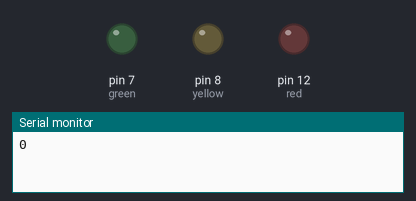
The sketch below on a simulated Arduino Uno, built with avr-gcc and run on an emulated ATmega328P. On the bench: output pins drawn as LEDs (lit = HIGH), the last lines printed to the serial monitor.

Above: at 0.2 s.
At 1.2 s:
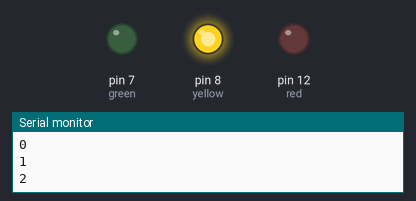
At 1.7 s:
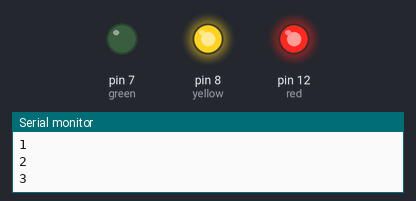
At 2.2 s:
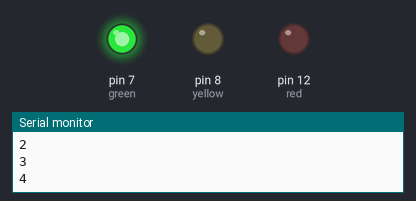
At 3.2 s:
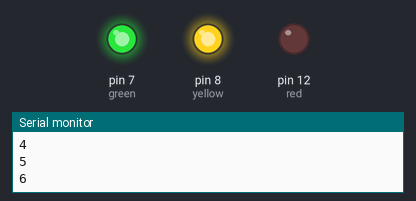
At 4.7 s:
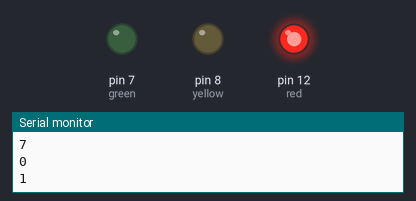
Timing chart, 0 to 5.2 s (numbered marks = the images above):
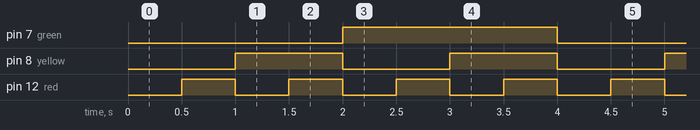

Measured:
- by itself, pin 7 (green): alternates HIGH for 2.0 s and LOW for 2.0 s
- by itself, pin 8 (yellow): alternates HIGH for 1.0 s and LOW for 1.0 s
- by itself, pin 12 (red): alternates HIGH for 0.50 s and LOW for 0.50 s

The sketch:

Binary.ino
```cpp
uint8_t green = 7;
uint8_t yellow = 8;
uint8_t red = 12;
const int o = HIGH;
const int z  = LOW;


void OnOff(char One, char Two, char Three) {
  digitalWrite(green, One);
  digitalWrite(yellow, Two);
  digitalWrite(red, Three);
}
void setup() {
  // put your setup code here, to run once:
  Serial.begin(115200);

  pinMode(green, OUTPUT);
  pinMode(yellow, OUTPUT);
  pinMode(red, OUTPUT);
}
void loop() {
  OnOff(z,z,z);
  Serial.println("0");
  delay(500);

  OnOff(z, z, o);
  Serial.println("1");
  delay(500);

  OnOff(z, o, z);
  Serial.println("2");
  delay(500);

  OnOff(z, o, o);
  Serial.println("3");
  delay(500);

  OnOff(o, z, z);
  Serial.println("4");
  delay(500);

  OnOff(o, z, o);
  Serial.println("5");
  delay(500);

  OnOff(o, o, z);
  Serial.println("6");
  delay(500);

  OnOff(o, o, o);
  Serial.println("7");
  delay(500);

  // put your main code here, to run repeatedly:

}
```
